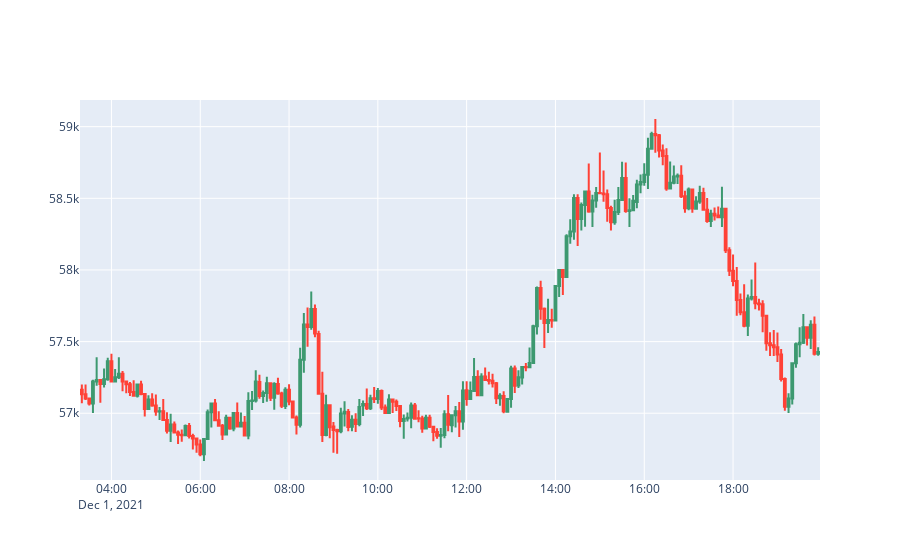

Notebook code cell kept with this figure:
### Code cell
fig = plot_df_interactive(ds[40:240])
fig.show()

### Figure 1 — Plotly figure (JSON) as saved in the notebook; plotly's stock layout.template omitted (floating-point values rounded to 4 significant figures; data arrays with more than 128 entries replaced by an {"elided": "..."} marker saying what was removed)
{"data": [{"close": {"elided": "200 float values"}, "high": {"elided": "200 float values"}, "low": {"elided": "200 float values"}, "open": {"elided": "200 float values"}, "type": "candlestick", "x": {"elided": "200 str values"}}], "layout": {"autosize": true, "xaxis": {"autorange": true, "range": ["2021-12-01 03:17:30", "2021-12-01 19:57:30"], "rangeslider": {"visible": false, "yaxis": {}}, "type": "date"}, "yaxis": {"autorange": true, "range": [56530.0, 59190.0]}}}
